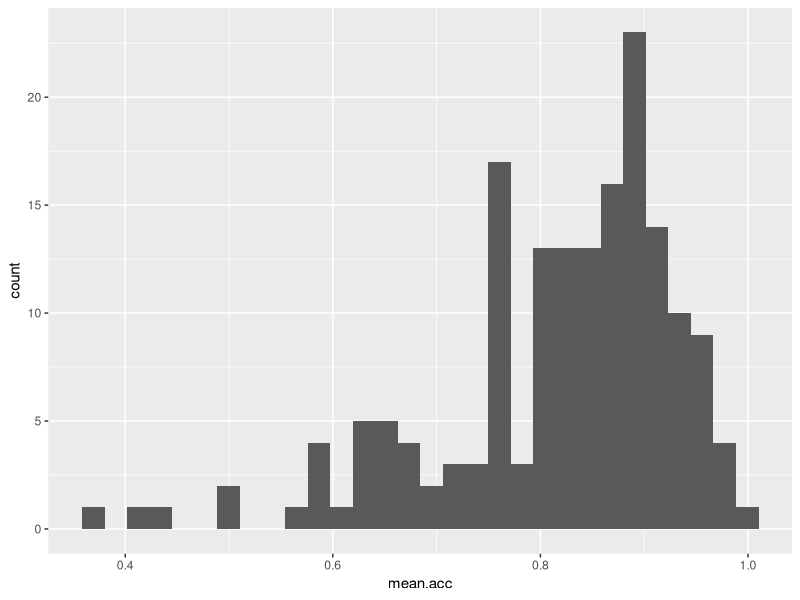
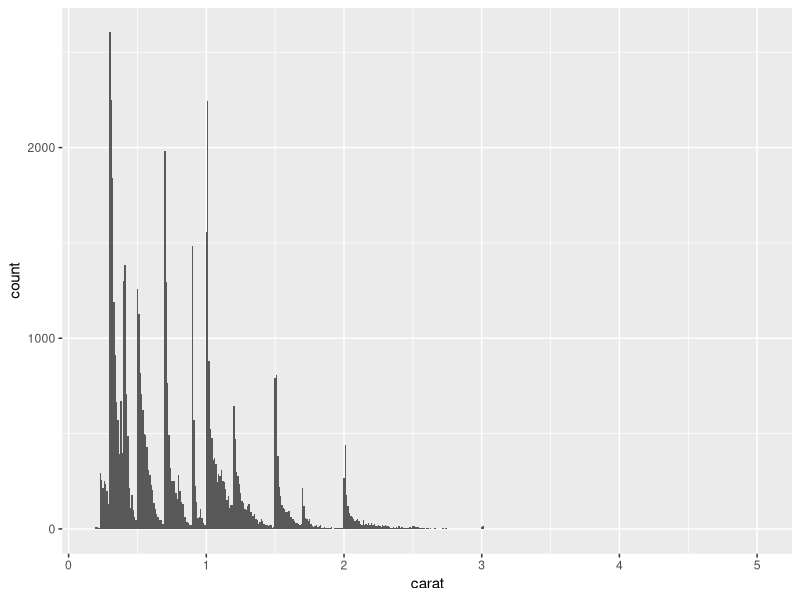
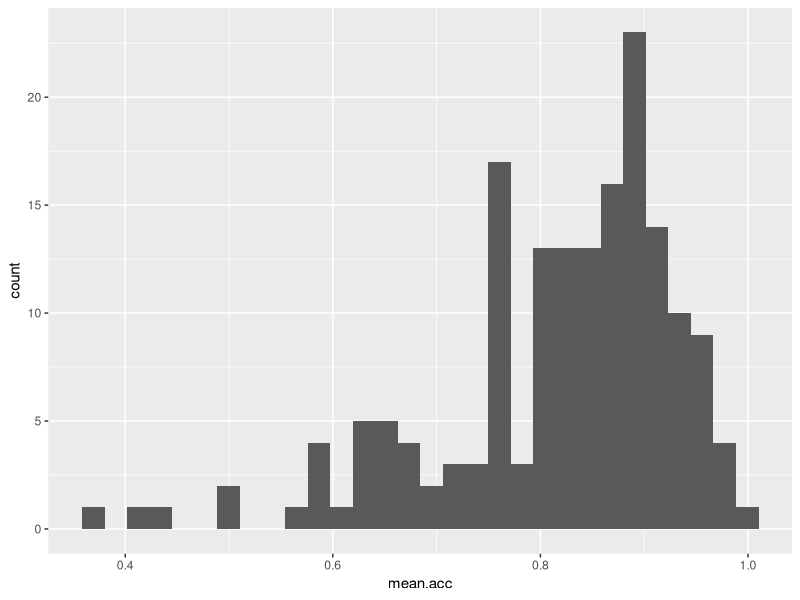
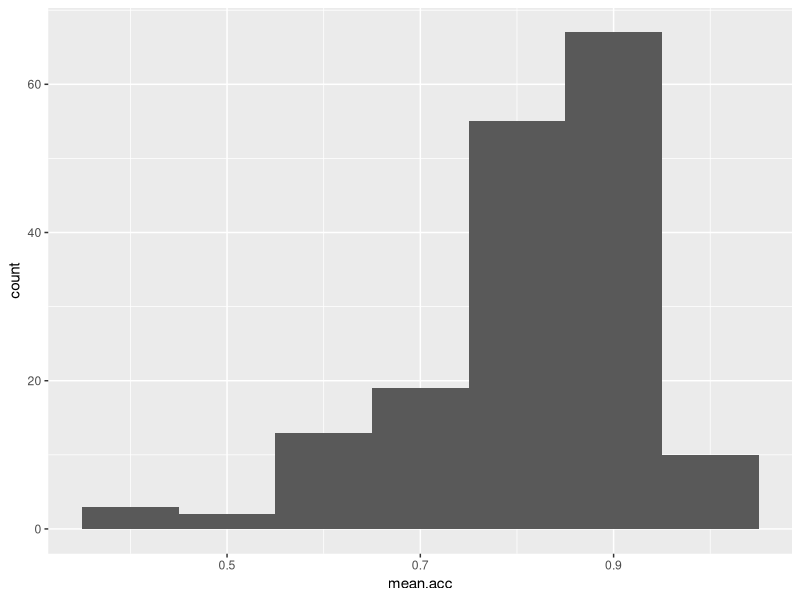
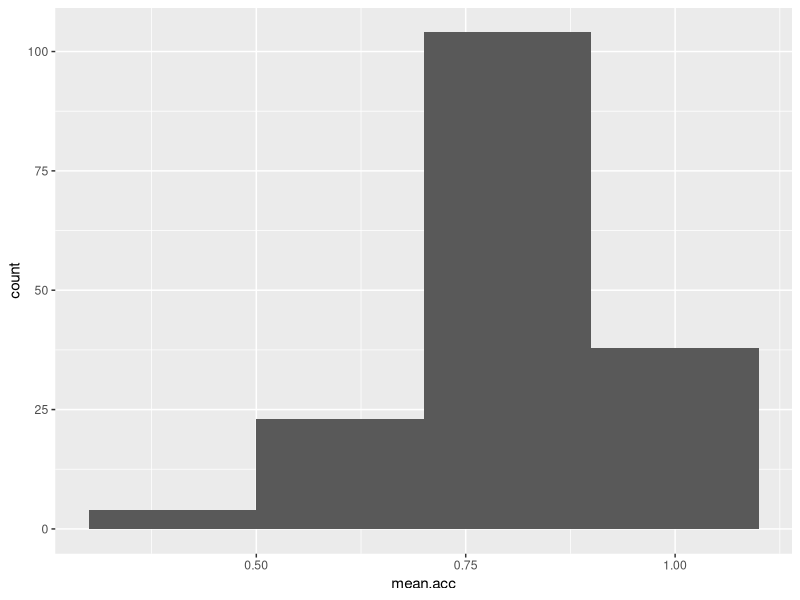
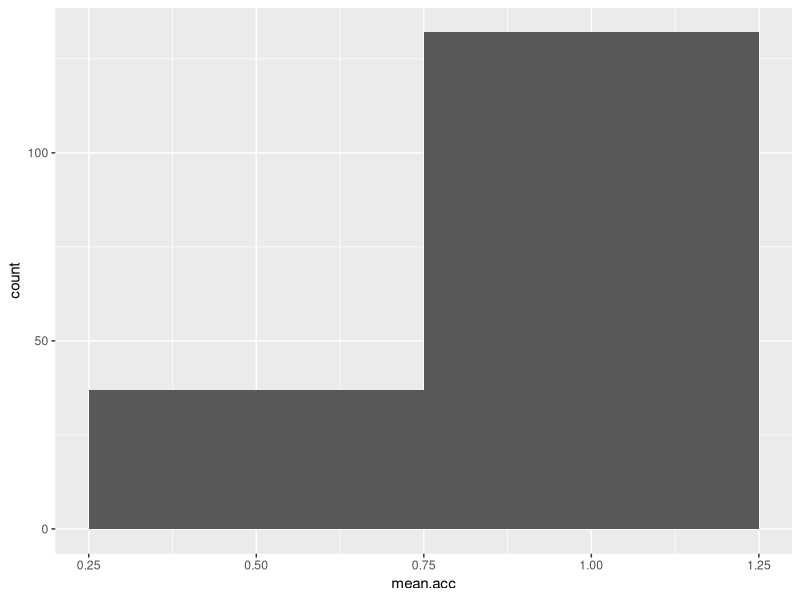
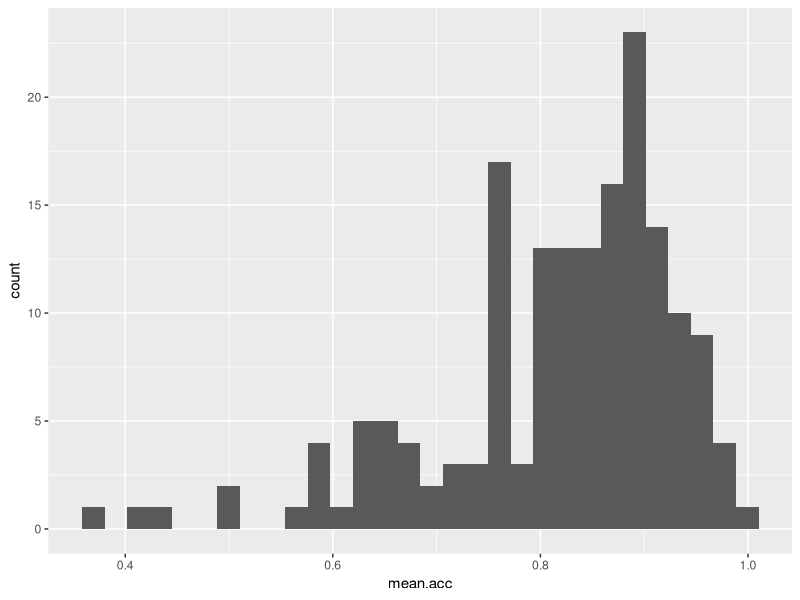
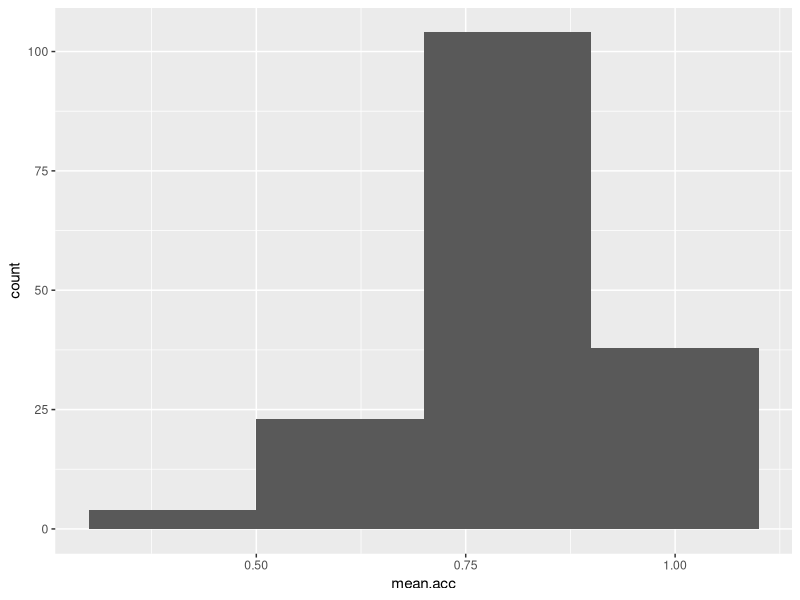

Write R code to recreate these figures, in order. (Note: this script raises an error after producing the figures.)



############################################################################################################


# In Week 7, we aim to develop skills in visualizing and testing the associations between variables in
# psychological data

# We do this to learn how to answer research questions like:

# 1. What person attributes predict success in understanding?
# 2. Can people accurately evaluate whether they correctly understand written 
# health information?
  
# These kinds of research questions can be answered using methods like correlation 
# and linear models

# When we do these analyses, we will need to think about how we report the results:  
# -- we usually need to report the correlation, size and direction of r;
# -- we usually need to decide, is the correlation significant?

# We will consolidate and extend learning on data visualization:
# -- Use histograms to examine the distributions of variables;
# -- Learn to edit the histograms
# -- Use scatterplots to examine the relationships we may observe or predict
# -- Learn to edit the scatterplots

# The idea is that as we work, we will develop skills in producing appealing plots 
# for professional audiences 


# We will take things step-by-step

# -- I will be explicit about when we:
# -- revise -- where you have started to do things and maybe can use some 
# practice to strengthen skills;
# -- introduce -- where you are doing things that are new;
# -- extend -- where you can do things that will stretch you -- where you might 



############################################################################################################


# -- A note about terms --

# -- I will put dataset names in quotes like this: 
#   'study-one-general-participants.csv'
# -- I will put variable (data column) names in quotes like this: 'variable' 
# -- And I will put value or other data object (e.g. cell value) names in quotes 
# like this: 'studyone'

# -- This is to help you distinguish between the ordinary use of words like variable
# from the special use of these words when they are parts of datasets.


# -- A note about coding --
  
# -- I will structure the code in the practical work a bit differently from what 
# you have done until now when making plots  
# -- The reason for this change is because it will help you to keep clear what 
# you are doing, you increase the complexity and power of the plots


# We will take things step-by-step

# -- I will split .R scripts by parts, tasks and questions:  
# -- different parts for different phases of the analysis workflow;
# -- different tasks for different steps in each phase;
# -- different questions to examine different ideas or coding steps



############################################################################################################
## Part 1: Set-up ##########################################################################################


# -- Task 1 -- Run this code to empty the R environment
rm(list=ls())                            


# -- Task 2 -- Run this code to load relevant libraries
library("tidyverse")



############################################################################################################
############################################################################################################


# -- In this how-to guide, we use data from a 2020 study of the response of adults from a UK national
# sample to written health information:

# study-one-general-participants.csv



############################################################################################################
## Part 2: Load data #######################################################################################


# -- Task 3 -- Read in the data file we will be using: 
# study-one-general-participants.csv

# -- We use the read_csv() function to read the data file into R
study.one <- read_csv("study-one-general-participants.csv")  


# -- Task 4 -- Inspect the data file
# -- hint: Task 4 -- Use the summary() or head() functions to take a look
head(study.one)
summary(study.one)

# -- head() will give you the top few rows of any dataset you have read into R
# -- head(...) is a function, and you put the name of the dataset inside the brackets to
# view it
head(study.one)

# -- summary() will give you either descriptive statistics for variable columns classified as numeric
# or will tell you that columns in the dataset are not numeric
# -- summary() is also a function and, again, you put the name of the dataset inside the brackets to
# view it
summary(study.one)


# -- Q.1. -- What is the mean of 'mean.acc'?
# -- A.1. -- 0.8163  

# -- Q.2. -- What class is the variable 'study'?
# -- A.2. -- character  

# -- Q.3. -- Does the summary indicate if any variable has missing values (NAs)?
# -- Q.3. -- No


# -- Task 5 -- Change the class or type of the variable 'study' to factors
# -- hint: Task 5 -- You can use the as.factor() function you have used before
study.one$study <- as.factor(study.one$study)


# -- Q.4. -- After you have done this, what information does summary() give you about the variable
# 'study'?
summary(study.one)
# -- A.4. -- We can see the number 169 beside the word 'studyone': this tells us that there are 169
# observations, in the column, each one is a value: the word or character string 'studyone'.



############################################################################################################
## Part 3: Use histograms to examine the distributions of variables ########################################


# -- revise: consolidate what you know --


# -- Task 6 -- Draw histograms to examine the distributions of variables
# -- hint: Task 6 -- Use ggplot() with geom_histogram()

# -- The first time we do this, we take things step-by-step
# -- Here's an example: run the line of code and see the result in the Plots window in R-Studio
ggplot(data = study.one, aes(x = mean.acc)) + geom_histogram()

# These are the steps:
# -- 1 -- ggplot(...) -- you tell R you want to make a plot using the ggplot() function
# -- 2 -- ggplot(data = study.one ...) -- you tell R you want to make a plot with the 'study.one' data
# -- 3 -- ggplot(..., aes(x = mean.acc)) -- you tell R that you want to make a plot with the variable 'mean.acc'
# -- 3 -- here, you specify the aesthetic mapping, x = mean.acc
# -- 4 -- ggplot(...) + geom_histogram() -- you tell R you want to plot values of 'mean.acc' as a histogram


# -- Q.5. -- Did you get a message in black or red in the Console window in R-Studio: what does it say?
# -- A.5. -- `stat_bin()` using `bins = 30`. Pick better value with `binwidth`.

# -- Q.6. -- What does 'binwidth' refer to?
# -- hint: Q.6. -- You need to do a search online (e.g., using Google) with the keywords:
# "ggplot reference geom_histogram"
# -- A.6. If your search gets you to this page:
# https://ggplot2.tidyverse.org/reference/geom_histogram.html  
# -- you will see first a technical definition "The width of the bins. Can be specified as a numeric value ..."
# -- and then you will see examples of the use of the term e.g.
ggplot(diamonds, aes(carat)) + geom_histogram(binwidth = 0.01)
# -- If you run the example code, it will produce a plot. Do it.


# -- It is a very good idea to get get some experience doing searches online for information about working
# with data analysis tasks
# -- You will find that there is a lot of useful information, written in different ways for people
# with different levels of expertise


# -- Here, we are interested in working with 'binwidth' in geom_histogram()
# -- The example gives us a hint at what we can do: we can change the appearance
# of the bars in the histogram
# -- The bars in the histogram represent how often we observe, in a dataset, a 
# grouping of similar values in a variable
# -- Larger (wider) bins count more different values as similar
# -- So increasing binwidth will give you fewer wider bars in a histogram. 
# Check it out


# -- extend: make some new moves --


# # -- Task 7 -- Experiment with changing the binwidth
# # -- hint: Task 7 -- Use geom_histogram(binwidth = ...) like you can see 
# in the ggplot() reference example
# # -- hint: Task 7 -- Note that binwidth needs to take into account the 
# scale of the x variable
# -- It won't work for 'mean.acc' if you make binwidth = 100
# -- The number will need to be something between 0 and 1 (the min and 
# max for mean.acc)
# -- Try a few different numbers
ggplot(data = study.one, aes(x = mean.acc)) + geom_histogram()

ggplot(data = study.one, aes(x = mean.acc)) + geom_histogram(binwidth = 0.1)
ggplot(data = study.one, aes(x = mean.acc)) + geom_histogram(binwidth = 0.2)
ggplot(data = study.one, aes(x = mean.acc)) + geom_histogram(binwidth = 0.5)


# -- Q.7. -- What happens as you change the binwidth from, say, 0.1 to 0.2?
# -- A.7. -- You can see that with larger binwidth numbers, fewer bars are shown, and the bars are wider 
# and taller: because they are including more observations



############################################################################################################
## Part 4: Edit your plots to make them look good ##########################################################


# -- extend: make some new moves --


# -- Task 8 -- Edit the appearance of the plot step-by-step
# -- hint: Task 8 -- ggplot() code does not all have to be on the 
# same line

# -- If we break the plot code into steps, it will make it easier to read,
# and it will make it easier to add edits e.g.
ggplot(data = study.one, aes(x = mean.acc)) + 
  geom_histogram()
# -- If you run the selection of both lines, you get the code to work

# -- We are going to edit:
# -- 1 -- the appearance of the bars using binwidth
# -- 2 -- the colour of the background using theme_bw()
# -- 3 -- the appearance of the labels using labs()
# -- as follows

# -- 1 -- the appearance of the bars using binwidth
ggplot(data = study.one, aes(x = mean.acc)) + 
  geom_histogram(binwidth = 0.2)

# -- 2 -- the colour of the background using theme_bw()
ggplot(data = study.one, aes(x = mean.acc)) + 
  geom_histogram(binwidth = 0.2) +
  theme_bw()

# -- 3 -- the appearance of the labels using labs()
ggplot(data = study.one, aes(x = mean.acc)) + 
  geom_histogram(binwidth = 0.2) +
  theme_bw() +
  labs(x = "mean accuracy", y = "frequency count")


# -- Notice how each line -- except the last one -- ends in a +
# -- What we are doing is telling R we want this + this + this ...
# -- Each line then adds an extra step


# -- introduce: learn to handle errors and warnings --


# -- You can break this code by not adding a + at the end of each bit (except the last line)
# -- Try it:
ggplot(data = study.one, aes(x = mean.acc))
  geom_histogram(binwidth = 0.2) +
  theme_bw() +
  labs(x = "mean accuracy", y = "frequency")


# -- Q.8. -- You will get an error message in the console window, orange and
# grey, if you omit a + like in the example
# -- what is the error message?
# -- A.8. --   
#     Error: Cannot add ggproto objects together. Did you forget to add this object to a ggplot object?
#     Run `rlang::last_error()` to see where the error occurred.  
  
  
# -- R will give you hints -- often in red -- in warnings or error messages 
# about what has gone wrong
# -- This can be a bit frightening but usually you can fix a problem by:
# -- 1 -- trial and error -- try changing things to see what happens
# -- 2 -- copying the error message into an online search: usually, that will 
# get you to a blog or discussion that is helpful  

  
# -- Q.9. -- Paste the error message into Google: click on one of the results 
# -- do you see any useful information?
# -- A.9. -- An explanation of the problem is shown e.g.    
# https://community.rstudio.com/t/could-anybody-help-me-cannot-add-ggproto-objects-together/11271  
 
    
    
############################################################################################################
  
    
# -- Error messages and warning messages --
  
# -- Error messages and warning messages can be a bit alarming at first
# -- R gives you a warning message e.g. on binwidth if you made a choice 
# but R wants you to know other choices are possible
# -- R gives you an error message e.g. about adding objects to a ggplot 
# object if something in the code does not work or a choice you make in the 
# code does not work

# -- You will learn to use in the information in these messages
# -- They can be frustrating because, early in your skill development, 
# it can be difficult to know how to fix the problem
# -- You can almost always fix a problem through (1.) trial and error or 
# (2.) copying the message into an online search and following the advice you 
# find

# -- If you think about it, the 'you can almost always fix a problem' 
# statement is amazing
# -- The R community has many millions of people in it and many of us 
# are doing different and complex things
# -- Yet the huge value of the community means that *for every problem 
# you encounter, someone else has already met that
# problem, solved it, and posted a blog online about how to fix it*

  
  
############################################################################################################
## Part 5: Now draw scatterplots to examine associations between variables #################################
  
  
# -- revision: make sure you are confident about doing these things --
  
  
# -- You have seen these code moves before, in previous classes: we are 
# strengthening skills by practising coding in different contexts


# -- Task 9 -- Create a scatterplot to examine the association between some 
# variables
# -- hint: Task 9 -- We are working with geom_point() and you need x and y 
# aesthetic mappings
ggplot(data = study.one, aes(x = mean.self, y = mean.acc)) + 
    geom_point()
  
# -- This plot shows:
# -- the possible association between x-axis variable 'mean.self' and y-axis 
# variable 'mean.acc'

# -- The plot code moves through the following steps:  
# -- 1 -- ggplot(...) -- make a plot
# -- 2 -- ggplot(data = study.one, ...) -- with the 'study.one' dataset
# -- 3 -- ggplot(...aes(x = mean.self, y = mean.acc)) -- using two aesthetic mappings:
# -- x = mean.self -- map 'meann.self' values to x-axis (horizontal, left to right) positions
# -- y = mean.acc -- map 'meann.acc' values to y-axis (vertical, bottom to top) positions
# -- 4 -- geom_point() -- show the mappings as points    
  
  
# -- Task 10 -- Now do scatterplots with any pair of numeric variables you like  
# -- hint: Task 10 -- Remember what we saw with summary() not every variable consists of numbers  
  
ggplot(data = study.one, aes(y = mean.self, x = mean.acc)) +
    geom_point()  

ggplot(data = study.one, aes(x = AGE, y = mean.self)) +
  geom_point()  
  
ggplot(data = study.one, aes(x = SHIPLEY, y = mean.self)) +
  geom_point()  

ggplot(data = study.one, aes(x = HLVA, y = mean.self)) +
  geom_point()  



############################################################################################################
## Part 6: Edit the scatterplots to make them look good ####################################################


# -- extend: make some new moves --


# -- Task 11 -- Edit the appearance of the plot step-by-step


# -- We are going to edit:
# -- 1 -- the appearance of the points using alpha and size
# -- 2 -- the colour of the background using theme_bw()
# -- 3 -- the appearance of the labels using labs()
# -- as follows

# -- 1 -- the appearance of the points using alpha and size
ggplot(data = study.one, aes(x = HLVA, y = mean.self)) +
  geom_point(alpha = 0.5, size = 2) 

# -- 2 -- the colour of the background using theme_bw()
ggplot(data = study.one, aes(x = HLVA, y = mean.self)) +
  geom_point(alpha = 0.5, size = 2)  +
  theme_bw()

# -- 3 -- the appearance of the labels using labs()
ggplot(data = study.one, aes(x = HLVA, y = mean.self)) +
  geom_point(alpha = 0.5, size = 2)  +
  theme_bw() +
  labs(x = "HLVA", y = "mean self rated accuracy")
  

# -- The arguments alpha and size can change the appearance of most geometric 
# objects (geoms) in ggplot:
# -- in the code example, here, we vary the alpha number to change how opaque or 
# transparent the points are
# -- we vary the size number to vary the size of the points


# -- Task 12 -- Now you experiment: edit the appearance of the plot by changing 
# alpha and size -- what about colour?
# -- hint: Task 12 -- Check out the ggplot reference for scatterplots

# -- Q.10. -- Can you find the ggplot reference page?
# -- hint: Q.10 -- Do a search with the keywords "ggplot reference geom_point"
# -- A.10. -- It is here: 
# https://ggplot2.tidyverse.org/reference/geom_point.html

# -- Q.11. -- Can you change the colour of the points to a colour you like?
# -- hint: Q.11. -- Useful information on colour can be found here:
# https://r-graphics.org/recipe-colors-setting
# http://www.cookbook-r.com/Graphs/Colors_(ggplot2)/
# -- A.10. -- Here is how you do it: 
ggplot(data = study.one, aes(x = HLVA, y = mean.self)) +
  geom_point(alpha = 0.5, size = 2, colour = "hotpink")  +
  theme_bw() +
  labs(x = "HLVA", y = "mean self rated accuracy")


# -- Now you: experiment!

  

############################################################################################################
## Part 7: Use correlation to to answer the research questions #############################################


# -- extend: make some new moves --


# -- One of our research questions is:
# 2. Can people accurately evaluate whether they correctly understand written 
# health information?

# -- We can answer this question by examining whether mean self-rated accuracy 
# of understanding correlates with mean accuracy of understanding
# -- The logic is that if we can accurately rate our own understanding (from bad 
# to good) then that rating should be associated -- should be correlated with 
# -- how accurately we can actually respond to questions that test that 
# understanding


# -- Task 13 -- Examine the correlation between mean self-rated accuracy 
# ('mean.self') and mean accuracy ('mean.acc')
# -- hint: Task 13 -- We use cor.test()
cor.test(study.one$mean.acc, study.one$mean.self, method = "pearson",  alternative = "two.sided")

# -- Q.3. -- What is r, the correlation coefficient?
# -- A.3. -- r = 0.4863771
# -- Q.4. -- Is the correlation significant?
# -- A.4. -- r is significant
# -- Q.5. -- What are the values for t and p for the significance test for the correlation?
# -- A.5. -- t = 7.1936, p = 2.026e-11

# -- Q.6. -- What do you conclude, given the correlation results?
# -- hint: Q.6 -- Review the scatterplot you drew earlier to examine the shape 
# of the association between these variables
# -- A.6. -- mean.acc and mean.self are positively correlated suggesting that as 
# mean.acc scores increase so also do mean.self scores



############################################################################################################


